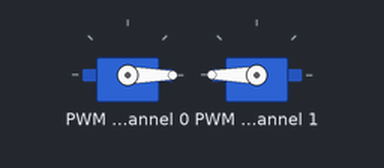
A program run on a simulated Raspberry Pi (BCM pin numbers). On the bench: 2 × servo. What the program prints to the terminal is not drawn. At 12.0 s the program stops and its outputs stay as they are.

Above: at 0.1 s.
At 3.1 s:
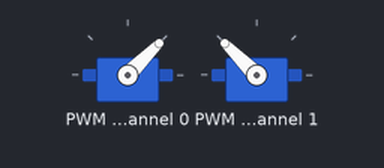
At 6.1 s:
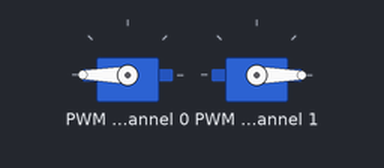
At 9.1 s:
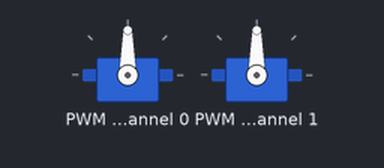
Timing chart, 0 to 10.6 s (numbered marks = the images above):
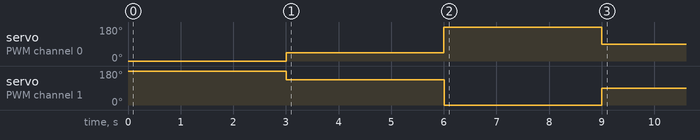

The program:

servo_multi.py
```python
#!/usr/bin/env python3
"""
複数サーボモーター同期制御プログラム
2つのサーボモーターを同期させて様々なパターンで動作させるデモンストレーション
要件定義書: docs/requirements.md
"""

import time
from adafruit_servokit import ServoKit

# 定数
CHANNELS = 16                  # PCA9685のチャンネル数
SERVO_CHANNELS = [0, 1]        # 使用するサーボのチャンネル番号リスト
PATTERN_DELAY = 3              # 各パターンの実行時間（秒）
CENTER_ANGLE = 90              # サーボの中央位置角度

# サーボの動作パターン定義
# 各パターンは [チャンネル0の角度, チャンネル1の角度] の形式
MOVEMENT_PATTERNS = [
    [0, 180],      # パターン1: 対向（0度と180度）
    [45, 135],     # パターン2: 斜め対向（45度と135度）
    [180, 0],      # パターン3: 逆対向（180度と0度）
    [90, 90],      # パターン4: 両方とも中央位置
]


def setup_servo():
    """
    サーボモーターを初期化する

    Returns:
        ServoKit: 初期化されたServoKitオブジェクト
    """
    # PCA9685ボードを16チャンネルで初期化
    # ServoKitライブラリがI²C通信を自動的に設定
    kit = ServoKit(channels=CHANNELS)
    print(f"ServoKitを{CHANNELS}チャンネルで初期化しました")
    return kit


def move_servos_to_pattern(kit, channels, angles):
    """
    複数のサーボを指定された角度に同時に移動する

    Args:
        kit (ServoKit): ServoKitオブジェクト
        channels (list): サーボのチャンネル番号リスト
        angles (list): 各サーボの目標角度リスト
    """
    # zip関数で各チャンネルと対応する角度をペアにして処理
    for channel, angle in zip(channels, angles):
        kit.servo[channel].angle = angle
        print(f"  チャンネル{channel}: {angle}度")


def demo_multi_servo(kit, channels, patterns):
    """
    複数サーボの同期動作デモを実行する

    Args:
        kit (ServoKit): ServoKitオブジェクト
        channels (list): 使用するサーボのチャンネル番号リスト
        patterns (list): 動作パターンのリスト
    """
    print(f"チャンネル{', '.join(map(str, channels))}のサーボを同期制御します")

    # enumerate関数でパターン番号と角度リストを取得（1から開始）
    for pattern_num, angles in enumerate(patterns, 1):
        print(f"パターン{pattern_num}: {angles}")

        # パターンに従って全サーボを同時に移動
        move_servos_to_pattern(kit, channels, angles)

        # 次のパターンまで待機
        time.sleep(PATTERN_DELAY)

    # 全パターン終了後、全サーボを中央位置に戻す
    print("全サーボを中央位置に戻します")
    center_angles = [CENTER_ANGLE] * len(channels)
    move_servos_to_pattern(kit, channels, center_angles)


def cleanup_servos(kit, channels):
    """
    全サーボを安全な位置（中央）に戻す

    Args:
        kit (ServoKit): ServoKitオブジェクト
        channels (list): サーボのチャンネル番号リスト
    """
    # 全サーボを中央位置（90度）に戻す
    # これにより機械的な負担を軽減
    for channel in channels:
        kit.servo[channel].angle = CENTER_ANGLE
    print("全サーボを中央位置に設定しました")


def main():
    """
    メイン関数：複数サーボモーターの同期制御デモを実行
    """
    print("2つのサーボモーター同期制御")

    # ServoKitの初期化
    kit = setup_servo()

    try:
        # 複数サーボの同期動作デモを実行
        demo_multi_servo(kit, SERVO_CHANNELS, MOVEMENT_PATTERNS)

    except KeyboardInterrupt:
        # Ctrl+Cによる中断を検知
        print("\nプログラムを終了します")

    finally:
        # 必ず全サーボを安全な位置に戻す
        cleanup_servos(kit, SERVO_CHANNELS)


if __name__ == "__main__":
    main()
```

Measured:
- by itself, servo on PWM channel 0: 0° → 45° at 3.0 s, → 180° 3.0 s later, → 90° 3.0 s later
- by itself, servo on PWM channel 1: 180° → 135° at 3.0 s, → 0° 3.0 s later, → 90° 3.0 s later
